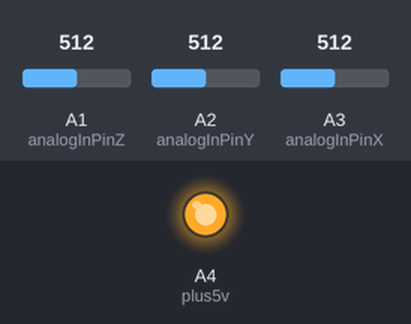
Recording of a sketch running on a simulated Arduino Uno, built with avr-gcc and run on an emulated ATmega328P. Parts: output pins drawn as LEDs (lit = HIGH). The inputs (shaded band) are chosen by the test bench; at power-on: A1 (analogInPinZ) = 512, A2 (analogInPinY) = 512, A3 (analogInPinX) = 512. What the sketch prints to the serial monitor is not drawn.

Above: at 1.8 s.
1.9 s: A1 (analogInPinZ) set to 353
4.9 s: A1 (analogInPinZ) set to 339
7.9 s: A2 (analogInPinY) set to 339
9.4 s: A2 (analogInPinY) set to 319
Timing chart, 0 to 12.4 s (numbered marks = the images above; inputs shaded):
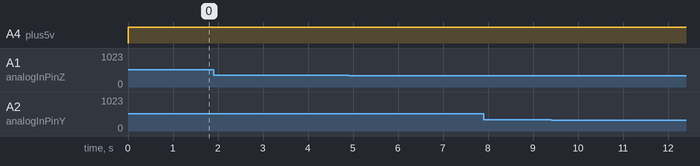

The sketch:

kiihtyvyysAnturi.ino
```cpp
/* 3.4-2021 klo.13.20 Aki Kuivas. kiihtyvyysanturi pääohjelma joka ensin antaa aikaa käynnisty,
ja kutsuu sitten kiihtyvyys aliohjelmaa ja alkaa printtaan tuloksia X Y Z*/

#include "kiihtyvyysAnturi.h"

int X, Y, Z;

void setup()
{
Serial.begin(9600);
}

void loop()
{

// tulosta asteet
kiihtyvyys(&X, &Y, &Z);

Serial.print(X);
Serial.print(" ; ");

Serial.print(Y);
Serial.print(" ; ");

Serial.println(Z);      // rivinvaihto lopuksi
}
```

kiihtyvyysAnturi.cpp
```cpp
/* 7.4-2021 klo.22.00 Aki Kuivas. kiihtyvyysanturi aliohjelma joka
tutkii X Y Z sensorian astearvot ja talleentaa ne pointtereihin*/

#include "kiihtyvyysAnturi.h"
#include <Arduino.h>
#include <math.h>

const int gnd = A0;
const int plus5v = A4;
const int analogInPinX = A3; // X-kanavan kytkentänapa
const int analogInPinY = A2; // Y-kanavan kytkentänapa
const int analogInPinZ = A1; // Z-kanavan kytkentänapa
int sisaanmeno = 0;  // testi ollaanko menossa sisään ohjelmaan ensimmäistä kertaa

void kiihtyvyys(int *X, int *Y, int *Z)
{
  pinMode(gnd,OUTPUT);
  digitalWrite(gnd,LOW);
  pinMode(plus5v,OUTPUT);
  digitalWrite(plus5v,HIGH);

  int sensorValueX = 0;   // X-kiihtyvyyttä vastaava sensoriarvo 10 bittisessä järjestelmässä (0 - 1023)
  int sensorValueY = 0;   // Y-kiihtyvyyttä vastaava sensoriarvo 10 bittisessä järjestelmässä (0 - 1023)
  int sensorValueZ = 0;   // Z-kiihtyvyyttä vastaava sensoriarvo 10 bittisessä järjestelmässä (0 - 1023)
  unsigned long aika = 0; // aikaleima, joka luetaan millisekunteina. Int-tyyppinen määrittely tuottaisi nopean bitti-ylivuodon.


  double AccX = 0.0;
  double AccY = 0.0;
  double AccZ = 0.0;

  double DegX = 0.0;
  double DegY = 0.0;
  double DegZ = 0.0;

if (sisaanmeno == 0)
  {
    delay(1000);        // Annetaan aikaa käynnistelylle
    sisaanmeno = 1;     // Vaihdetaan tunnistetieto niin tänne ei enää tulla
  }

// Luetaan kanavien antamat sensoriarvot ja aikaleima

sensorValueX = analogRead(analogInPinX);
sensorValueY = analogRead(analogInPinY);
sensorValueZ = analogRead(analogInPinZ);

aika = millis();

// Kalibrointiyhtälöt sensoriarvosta kiihtyvyydeksi (m/s^2)

AccX = 0.1431 * sensorValueX - 48.766; //Kalibrointi olisi syytä tehdä laittamalla kertoimet muuttujien kautta, mutta tämä on nyt havainnollisempi
AccY = 0.1432 * sensorValueY - 48.93;
AccZ = 0.1509 * sensorValueZ - 49.503;

// Lasketaan akselien kulmat vaakatasoon verrattuna

// Ensiksi pitää varmistaa, että kiihtyvyysarvot ei mene yli g-arvosta

AccX = min(9.81 , AccX); // Rajoitetaan maksimi jotta asin-laskun voi tehdä
AccY = min(9.81 , AccY);
AccZ = min(9.81 , AccZ);
AccX = max(-9.81 , AccX); // Rajoitetaan minimi
AccY = max(-9.81 , AccY);
AccZ = max(-9.81 , AccZ);

// Lasketaan akselien kulmat vaakatasoon nähden ja muunnetaan radiaaneista asteiksi

DegX = asin(AccX / 9.81) * 180 / 3.141593;
DegY = asin(AccY / 9.81) * 180 / 3.141593;
DegZ = asin(AccZ / 9.81) * 180 / 3.141593;

*X = DegX;
*Y = DegY;
*Z = DegZ;

delay(2);
}
```

kiihtyvyysAnturi.h
```cpp
/* 3.4-2021 klo.13.20 Aki Kuivas. kiihtyvyysanturin määrittelyt */

#ifndef maarittelyt
#include <Arduino.h>

void kiihtyvyys(int *X, int *Y, int *Z);

#endif
```

Measured:
- after the input at 1.9 s, every drawn part: stays the same
- after the input at 4.9 s, every drawn part: stays the same
- after the input at 7.9 s, every drawn part: stays the same
- after the input at 9.4 s, every drawn part: stays the same
